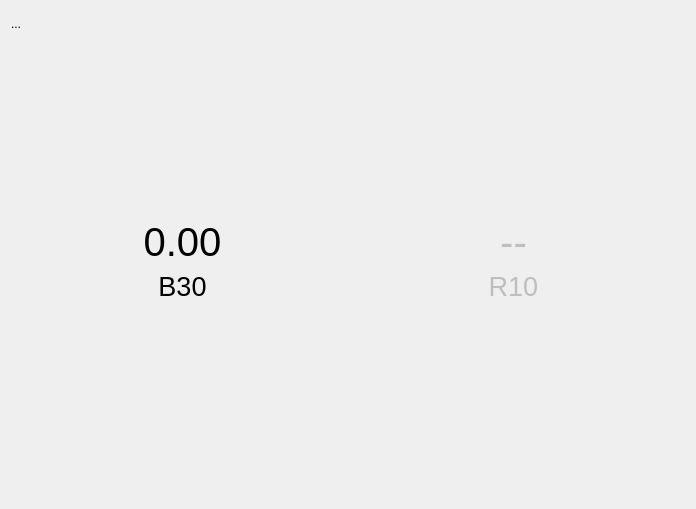
<?xml version="1.0" encoding="UTF-8"?>
<ui version="4.0">
 <class>TabOverview</class>
 <widget class="QWidget" name="TabOverview">
  <property name="geometry">
   <rect>
    <x>0</x>
    <y>0</y>
    <width>696</width>
    <height>509</height>
   </rect>
  </property>
  <property name="windowTitle">
   <string notr="true">TabOverview</string>
  </property>
  <layout class="QVBoxLayout" name="verticalLayout">
   <item>
    <widget class="QWidget" name="widget" native="true"/>
   </item>
   <item>
    <widget class="QLabel" name="databaseDescribeLabel">
     <property name="text">
      <string notr="true" extracomment="This database now have {} packs, {} songs, {} difficulties, {} chart info ({} complete) and {} scores.">...</string>
     </property>
    </widget>
   </item>
   <item>
    <widget class="QWidget" name="widget_2" native="true">
     <property name="sizePolicy">
      <sizepolicy hsizetype="Preferred" vsizetype="Expanding">
       <horstretch>0</horstretch>
       <verstretch>0</verstretch>
      </sizepolicy>
     </property>
     <layout class="QHBoxLayout" name="horizontalLayout">
      <item>
       <widget class="QWidget" name="widget_3" native="true">
        <layout class="QVBoxLayout" name="verticalLayout_2">
         <item>
          <widget class="QLabel" name="b30Label">
           <property name="font">
            <font>
             <pointsize>30</pointsize>
            </font>
           </property>
           <property name="text">
            <string notr="true">0.00</string>
           </property>
           <property name="alignment">
            <set>Qt::AlignBottom|Qt::AlignHCenter</set>
           </property>
          </widget>
         </item>
         <item>
          <widget class="QLabel" name="label_2">
           <property name="font">
            <font>
             <pointsize>20</pointsize>
            </font>
           </property>
           <property name="text">
            <string notr="true">B30</string>
           </property>
           <property name="alignment">
            <set>Qt::AlignHCenter|Qt::AlignTop</set>
           </property>
          </widget>
         </item>
        </layout>
       </widget>
      </item>
      <item>
       <widget class="QWidget" name="widget_4" native="true">
        <property name="enabled">
         <bool>false</bool>
        </property>
        <layout class="QVBoxLayout" name="verticalLayout_3">
         <item>
          <widget class="QLabel" name="r10Label">
           <property name="enabled">
            <bool>false</bool>
           </property>
           <property name="font">
            <font>
             <pointsize>30</pointsize>
            </font>
           </property>
           <property name="text">
            <string notr="true">--</string>
           </property>
           <property name="alignment">
            <set>Qt::AlignBottom|Qt::AlignHCenter</set>
           </property>
          </widget>
         </item>
         <item>
          <widget class="QLabel" name="label_4">
           <property name="enabled">
            <bool>false</bool>
           </property>
           <property name="font">
            <font>
             <pointsize>20</pointsize>
            </font>
           </property>
           <property name="text">
            <string notr="true">R10</string>
           </property>
           <property name="alignment">
            <set>Qt::AlignHCenter|Qt::AlignTop</set>
           </property>
          </widget>
         </item>
        </layout>
       </widget>
      </item>
     </layout>
    </widget>
   </item>
  </layout>
 </widget>
 <resources/>
 <connections/>
</ui>
